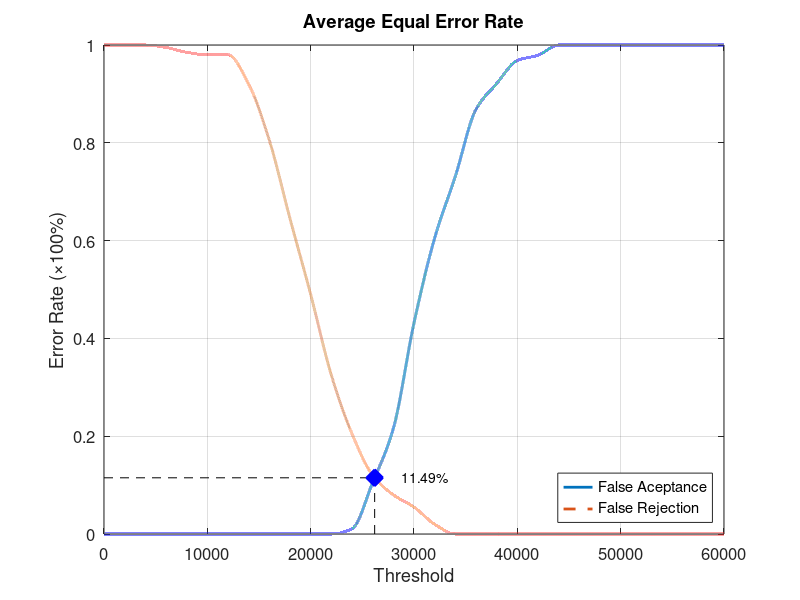
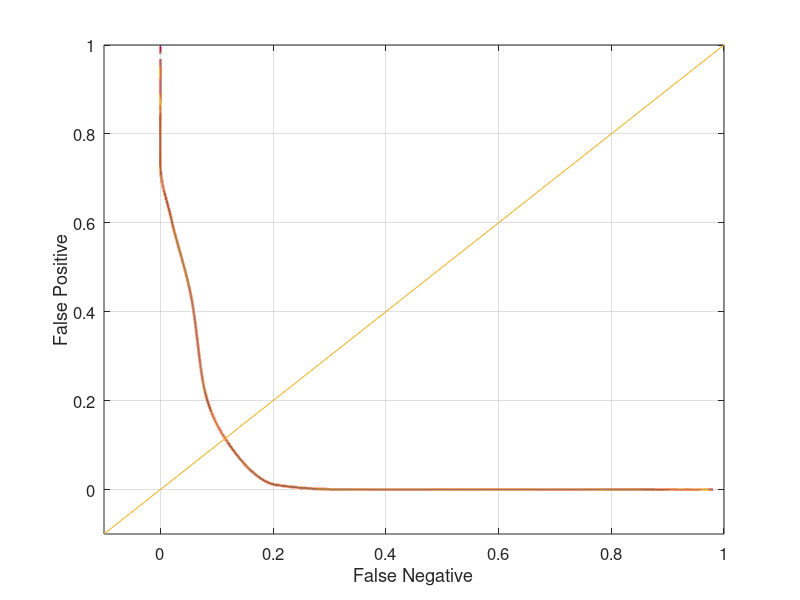

Write MATLAB code to recreate these figures, in order.
function yEER = Database1_3
close all;
clear;
clc;
x = 0:2000:60000;
xq = 0:0.5:60000;

y0 = [0 0 0 0 0 0 0 0 0 0 0 0 0.0105263 0.105263 0.215789 0.431579 0.605263 0.731579 0.868421 0.921053 0.968421 0.978947 1 1 1 1 1 1 1 1 1];
yy0 = interp1(x, y0, xq, 'pchip');
y1 = [1 1 1 0.995 0.985 0.98 0.98 0.92 0.805 0.645 0.49 0.325 0.205 0.12 0.08 0.055 0.02 0 0 0 0 0 0 0 0 0 0 0 0 0 0];
yy1 = interp1(x, y1, xq, 'pchip');

% Calculating EER: 
y2 = abs(y0 - y1);
find(y2 == min(y2))
yy2 = abs(yy0 - yy1);
xEER = find(yy2 == min(yy2));
xEERIndex = xq(xEER) % X-axis EER
yEER = yy0(xEER) % Y-axis EER

main = figure
plot(xq, yy0,'-','LineWidth', 2);	hold on
plot(xq, yy1,'--','LineWidth', 2);	hold on
plot([xEERIndex xEERIndex], [0 yEER], 'k--');	hold on
plot([0 xEERIndex], [yEER yEER], 'k--');	hold on
plot(xEERIndex, yEER, 'bx', 'LineWidth', 10);	hold on
text(xEERIndex + 10 * xEERIndex / 100, yEER, [num2str(round((10000 * yEER)) / 100) '%'])
legend('False Aceptance', 'False Rejection', 'Location', 'SouthEast')
xlabel('Threshold')
ylabel('Error Rate (\times100%)')
title('Average Equal Error Rate')
set(gca, 'FontSize', 12)
axis([0 60000 0 1])
grid on

print(main, 'Database1_3Main', '-dpng');
FNRxFPR = figure('Color', [1 1 1]);
plot(yy1, yy0, '-', yy1, yy0, 'LineWidth', 2);
hold on
y = -0.1:0.1:1
plot(y, y); 
set(gca, 'FontSize', 12)
xlabel('False Negative')
ylabel('False Positive')
axis([-0.1 1 -0.1 1])
set(gca, 'FontSize', 12)
grid on

print(FNRxFPR, 'Database1_3FNRxFPR','-dpng');
end
